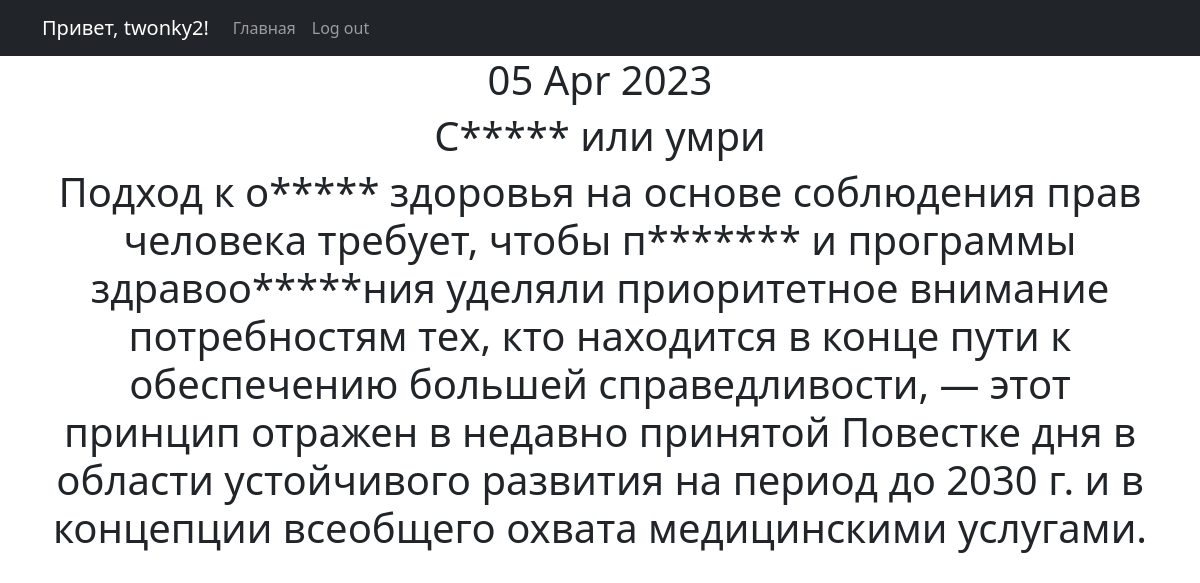
The page /news/1 (signed in) on the database its author committed.
### News_Portal/models.py (models this page shows, shortened)
class Post(models.Model):
    author = models.ForeignKey(Author, on_delete=models.CASCADE)
    type = models.CharField(max_length=2, choices=TYPES, default="news")
    creation_time = models.DateTimeField(auto_now_add=True)
    category = models.ManyToManyField(Category, through="PostCategory")
    title = models.CharField(max_length=255, default="Новость часа")
    text = models.TextField(default="а мы уже пишем")
    rating = models.FloatField(default=0.0)

### News_Portal/views.py (the view)
# urls.py: path("<int:pk>", NewsDetail.as_view(), name="news_detail"),
class NewsDetail(DetailView):
    model = Post
    template_name = "post.html"
    context_object_name = "post"

### News_Portal/templatetags/custom_filters.py (called while the page is built)
@register.filter()
def censor(text):
    if not isinstance(text, str):
        raise ValueError("мы только тексты цензурируем в нашей редакции")
    for bad_word in BANNED_WORDS:
        if bad_word in text:
            censored = bad_word[0] + ("*" * (len(bad_word) - 1))
            text = text.replace(bad_word, censored)
        if bad_word.capitalize() in text:
            censored = bad_word[0].capitalize() + ("*" * (len(bad_word) - 1))
            text = text.replace(bad_word, censored)
    return text

### News_Portal/templates/post.html (shortened to what this page needs)
{% extends 'flatpages/default.html' %}
{% load custom_filters %}
{% block content %}
<h1>{{ post.creation_time|date:'d M Y' }}</h1>
<h1>{{ post.title|censor }}</h1>
<h1>{{ post.text|censor }}</h1>
{% endblock content %}

### News_Portal/templates/flatpages/default.html (shortened to what this page needs)
<!DOCTYPE html>
<html lang="en">
    <head>
        {% load static %}
        <link href="{% static 'css/styles.css' %}" rel="stylesheet" />
    </head>
    <body>
        <nav class="navbar navbar-expand-lg navbar-dark bg-dark static-top">
           <div class="container">
               {% if request.user.is_anonymous %}
                    <a class="navbar-brand" href="#">Привет, аноним!</a>
               {% else %}
                    <a class="navbar-brand" href="/profile">Привет, {{ request.user.username }}!</a>
               {% endif %}
               <div class="collapse navbar-collapse" id="navbarResponsive">
                   <ul class="navbar-nav ml-auto">
                       <li class="nav-item active">
                           <a class="nav-link" href="/news">Главная</a>
                       </li>
                       <li class="nav-item active">
                           {% if request.user.is_anonymous %}
                                <a class="nav-link" href="/accounts/login">Log in</a>
                           {% else %}
                                <a class="nav-link" href="/sign/logout">Log out</a>
                           {% endif %}
                       </li>
                   </ul>
               </div>
           </div>
        </nav>
        <div class="container">
           <div class="row">
               <div class="col-lg-12 text-center">
                   {% block content %}{% endblock content %}
               </div>
           </div>
        </div>
    </body>
</html>

### rows shown on the page
Post: creation_time "05 Apr 2023", title|censor "С***** или умри", text|censor "Подход к о***** здоровья на основе соблюдения прав человека требует, чтобы п******* и программы здравоо*****ния уделяли приоритетное внимание потребностям тех, кто находится в конце пути к обеспечению большей справедливости, ― этот принцип отражен в недавно принятой Повестке дня в области устойчивого развития на период до 2030 г. и в концепции всеобщего охвата медицинскими услугами."

### other values the page prints
{{ request.user.username }} "twonky2"
